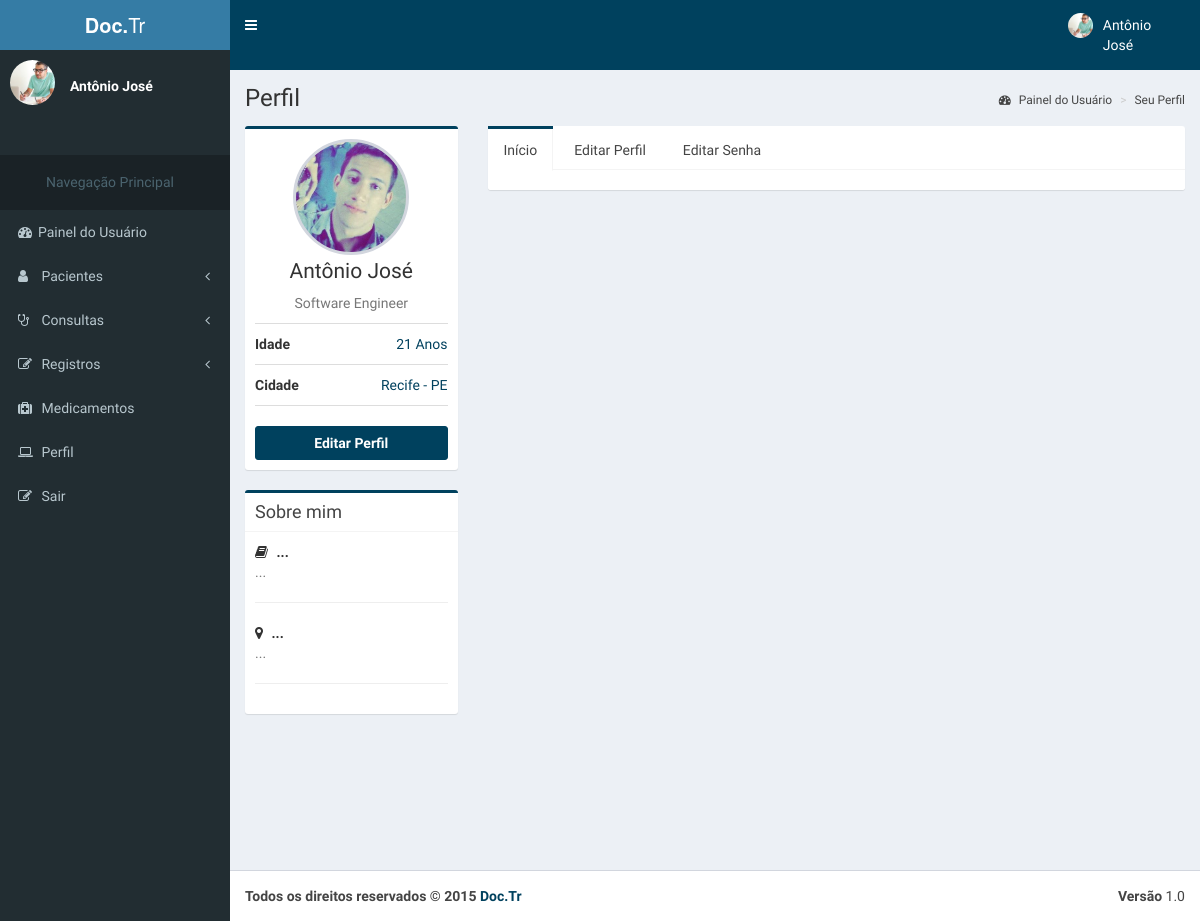
The page /conta/seu_perfil (signed in) on the database as committed earlier.
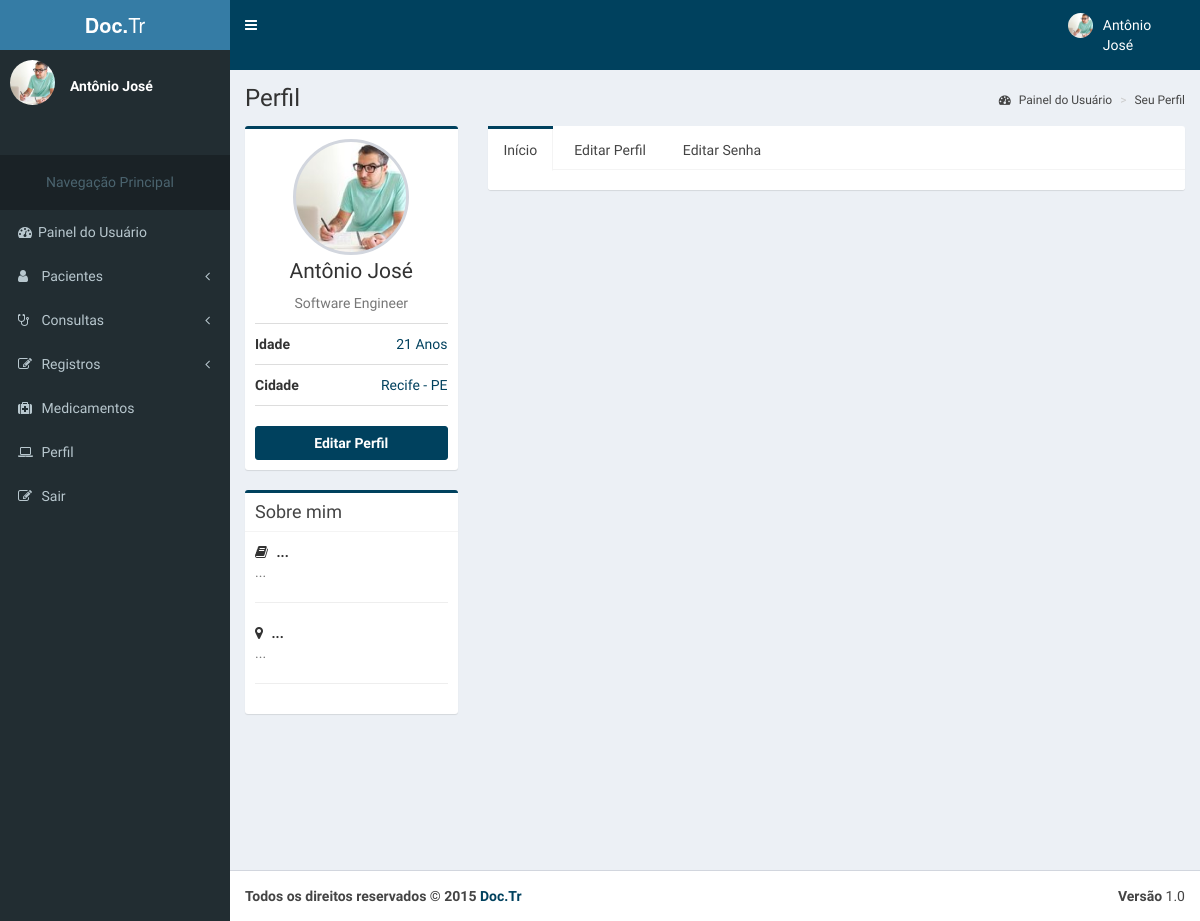
The same page on the database as committed later.
### accounts/models.py (models this page shows, shortened)
class UserU(AbstractBaseUser, PermissionsMixin):
    name = models.CharField('name', max_length=100, blank=True,null=True)
    image = models.ImageField(upload_to= 'accounts/images', verbose_name='Imagem',null = True, blank = True)
    email = models.EmailField('E-mail', unique=True)
    phone = models.CharField('Telefone', max_length=100, blank=True,null=True)
    username = models.CharField('name de Usuário', unique=True, max_length=100)
    birth_data = models.CharField('Data de Nascimento', max_length=100,blank=True, null=True)
    sex = models.CharField('Sexo',max_length=1, choices=(('M', 'Masculino'), ('F', 'Feminino')), default='Masculino', blank=True)
    is_active = models.BooleanField('Está ativo?', blank=True, default=True)
    is_staff = models.BooleanField('É da equipe?', blank=True, default=False)
    date_joined = models.DateTimeField('Data de Entrada', auto_now_add=True)
    objects = UserManager()
    USERNAME_FIELD = 'username'
    REQUIRED_FIELDS = ['email','name']
    class Meta:
        verbose_name = 'Usuário'
        verbose_name_plural = 'Usuários'

### accounts/views.py (the view)
@login_required(redirect_field_name='login_obrigatorio')
def profile(request):
	template_name = ''
	context = {}
	try:
		doctor = Doctor.objects.get(id = request.user.id)
		template_name = 'doctor/profile.html'
	except Exception as e:
		template_name = 'patient/profile.html'
	return render(request, template_name, context)

### accounts/templates/doctor/profile.html (shortened to what this page needs)
{% extends 'doctor/dashboard_doctor.html' %}
{% load static %}
{% load widget_tweaks %}
      {% block content %}
      <div class="content-wrapper">
        {% block content_header %}
          <section class="content-header">
            <h1>
              Perfil
            </h1>
            <ol class="breadcrumb">
              <li><a href="{% url 'accounts:dashboard' %}"><i class="fa fa-dashboard"></i> Painel do Usuário</a></li>
              <li class="active"><a href="#">Seu Perfil</a></li>
            </ol>
          </section>
        {% endblock %}
        {% block content_left_profile %}
       <section class="content">
          <div class="row">
            <div class="col-md-3">
              <div class="box box-primary">
                <div class="box-body box-profile">
                  {% if user.image %}
                      <div alt="{{ user.name }}"><div class="profile-user-img img-responsive img-circle" style="background-image:url('{{ user.image.url }}'); background-size:cover; background-position:center; background-repeat:no-repeat" id="foto"></div></div>
                  {% else %}
                      <div alt="{{ user.name }}"><div class="profile-user-img img-responsive img-circle" style="background-image:url('{% static 'imagens/perfil.jpg' %}'); background-size:cover; background-position:center; background-repeat:no-repeat"id="foto"></div></div>
                  {% endif %}
                  <h3 class="profile-username text-center">{{user.name}}</h3>
                  <p class="text-muted text-center">Software Engineer</p>
                  <ul class="list-group list-group-unbordered">
                    <li class="list-group-item">
                      <b>Idade</b> <a class="pull-right">21 Anos</a>
                    </li>
                    <li class="list-group-item">
                      <b>Cidade</b><a class="pull-right">Recife - PE</a>
                    </li>
                  </ul>
                  <a href="{% url 'accounts:edit_profile' %}" class="btn btn-primary btn-block"><b>Editar Perfil</b></a>
                </div>
              </div>
              <div class="box box-primary">
                <div class="box-header with-border">
                  <h3 class="box-title">Sobre mim</h3>
                </div>
                <div class="box-body">
                  <strong><i class="fa fa-book margin-r-5"></i> ...</strong>
                  <p class="text-muted">
                   ...
                  </p>
                  <hr>
                  <strong><i class="fa fa-map-marker margin-r-5"></i> ...</strong>
                  <p class="text-muted">...</p>
                  <hr>
                </div>
              </div>
            </div>
        {% endblock %}
        {% block content_right_profile %}
            <div class="col-md-9">
              <div class="nav-tabs-custom">
                <ul class="nav nav-tabs">
                  <li class="active"><a href="{% url 'accounts:profile' %}">Início</a></li>
                  <li><a href="{% url 'accounts:edit_profile' %}">Editar Perfil</a></li>
                  <li><a href="{% url 'accounts:edit_password' %}">Editar Senha</a></li>
                </ul>
                <div class="tab-content">
                </div>
              </div>
            </div>
          {% endblock %}
          </div>
        </section>
      </div>
      {% endblock %}

### accounts/templates/doctor/dashboard_doctor.html (shortened to what the changed rows need)
{% load static %}
<html>
  <head>
    <link rel="stylesheet" href="{% static 'bootstrap/css/bootstrap.min.css' %}">
    <link rel="stylesheet" href="http://maxcdn.bootstrapcdn.com/font-awesome/4.4.0/css/font-awesome.min.css">
    <link rel="stylesheet" href="http://code.ionicframework.com/ionicons/2.0.1/css/ionicons.min.css">
    <link rel="stylesheet" href="{% static 'dist/css/AdminLTE.min.css' %}">
    <link rel="stylesheet" href="{% static 'dist/css/skins/_all-skins.min.css' %}">
    <link rel="stylesheet" href="{% static 'plugins/iCheck/flat/blue.css' %}">
    <link rel="stylesheet" href="{% static 'plugins/morris/morris.css' %}">
    <link rel="stylesheet" href="{% static 'plugins/jvectormap/jquery-jvectormap-1.2.2.css' %}">
    <link rel="stylesheet" href="{% static 'plugins/datepicker/datepicker3.css' %}">
    <link rel="stylesheet" href="{% static 'plugins/daterangepicker/daterangepicker-bs3.css' %}">
    <link rel="stylesheet" href="{% static 'plugins/bootstrap-wysihtml5/bootstrap3-wysihtml5.min.css' %}">
  </head>
  <body class="hold-transition skin-blue sidebar-mini">
    <div class="wrapper">
    {% block header %}
      <header class="main-header">
        <nav class="navbar navbar-static-top" role="navigation">
          <div class="navbar-custom-menu">
            <ul class="nav navbar-nav">
              <li class="dropdown user user-menu">
                <a href="#" class="dropdown-toggle" data-toggle="dropdown">
                  <img src="{% static 'dist/img/user6-128x128.jpg' %}" class="user-image" alt="User Image" id="foto">
                  <span class="hidden-xs">{{user.name}}</span>
                </a>
            </ul>
          </div>
        </nav>
      </header>
      {% endblock %}
      {% block menu %}
      <aside class="main-sidebar">
        <section class="sidebar">
          <div class="user-panel">
            <div class="pull-left info">
              <br>
              <p>{{user.name}}</p>
            </div>
          </div>
          <br>
          <br>
        </section>
      </aside>
      {% endblock %}
      {% block content %}{% endblock %}
    </div>
  </body>
</html>

Rows that differ between the two databases and show on the page:
changed UserU "Antônio José": image: a different picture
